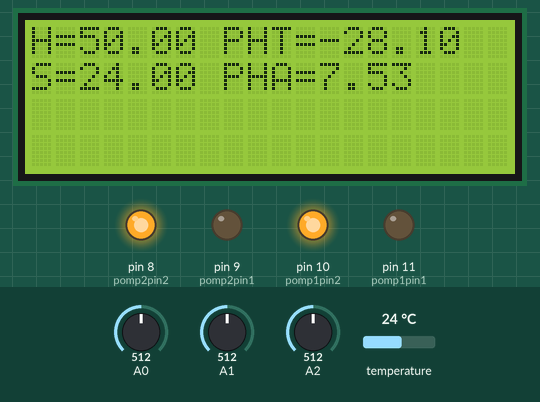
A sketch run on a simulated Arduino Mega 2560, built with avr-gcc and run on an emulated ATmega2560. Parts: 20×4 character LCD, output pins drawn as LEDs (lit = HIGH). Inputs (shaded band) come from the test bench; at power-on: temperature 24 °C, A0 = 512, A1 = 512, A2 = 512. WiFi joins after 1.5 s; servers stay silent unless stated.

Above: at 7.5 s.
7.6 s: temperature set to 12 °C
At 14.2 s:
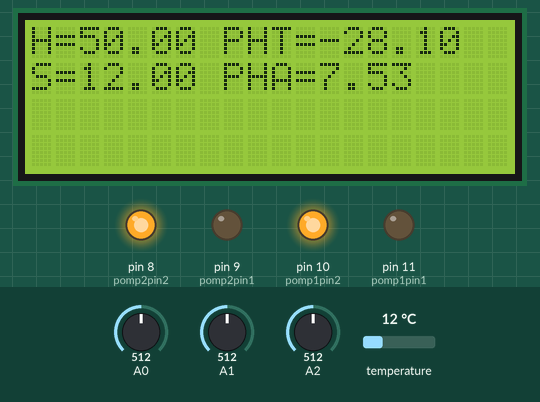
14.5 s: A0 set to 716
26.7 s: A1 set to 716
At 32.5 s:
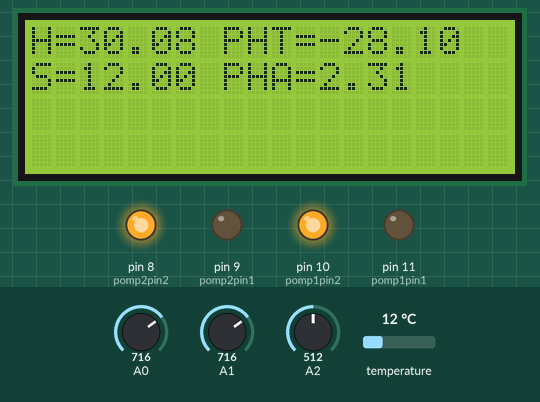
32.9 s: A2 set to 716
At 38.5 s:
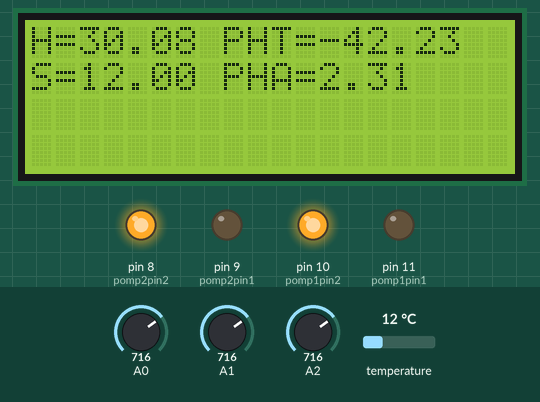
39.0 s: temperature set to 19 °C
45.1 s: A0 set to 992
At 56.6 s:
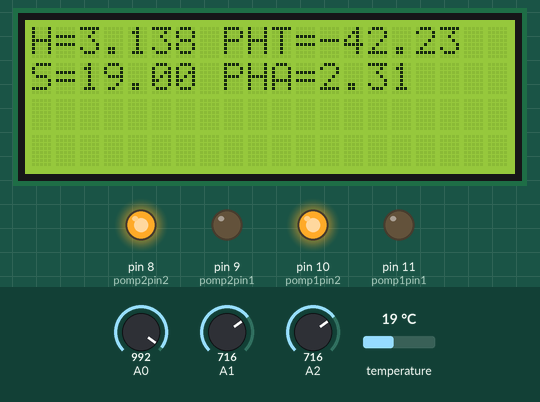
Timing chart, 0 to 58.1 s (numbered marks = the images above; inputs shaded):
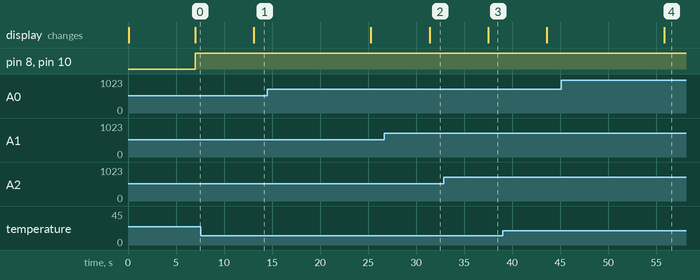

The sketch:

lcd.ino
```cpp
#include <Wire.h>
#include <LiquidCrystal_I2C.h>
#include <OneWire.h>
#include <DallasTemperature.h>
#define BLYNK_PRINT Serial
#include <ESP8266_Lib.h>
#include <BlynkSimpleShieldEsp8266.h>

LiquidCrystal_I2C lcd(0x27,20,4);  // set the LCD address to 0x27 for a 16 chars and 2 line display
float calibration_value = 21.34 - 0.7;
int phval = 0;
unsigned long int avgval;
int buffer_arr[10],temp;

char auth[] = "2jkuXfLvPRj-7YSHp9I3Qw6ZhmN3Xqgt";
char ssid[] = "POJOK SENJA";
char pass[] = "ciumdulu";

float ph_air;
float ph_tan;
float hum;
float suhu;
int sensorValue = 0;
int pomp1pin1 = 11;
int pomp1pin2 = 10;
int pomp2pin1 = 9;
int pomp2pin2 = 8;

#include <SoftwareSerial.h>
SoftwareSerial Serial1(2, 3); // RX, TX

ESP8266 wifi(&Serial1);
OneWire oneWire(7);
DallasTemperature sensors(&oneWire);

void setup()
{
  Serial.begin(9600);
  Serial1.begin(9600);
  delay(10);
  lcd.init();
  lcd.backlight();
  pinMode(A0, INPUT);
  pinMode(A1, INPUT);
  pinMode(A2, INPUT);
  pinMode(pomp1pin1, OUTPUT);
  pinMode(pomp1pin2, OUTPUT);
  pinMode(pomp2pin1, OUTPUT);
  pinMode(pomp2pin2, OUTPUT);
  Blynk.begin(auth, wifi, ssid, pass, "blynk-cloud.com", 8080);
}


void loop()
{
  humidity();
  phtan();
  phair();
  suh();
  lc();
  jalan();
  displayInfo();
  Blynk.run();
}
void displayInfo()
{
    Blynk.virtualWrite(V1, String(suhu));
    Blynk.virtualWrite(V2, String(ph_air));
    Blynk.virtualWrite(V3, String(hum));
    Blynk.virtualWrite(V4, String(ph_tan));

}
void jalan(){
  if ( ( suhu == 0 ) && ( ph_air == 0 )){
    pompa1();
  }
  else if ( ( hum == 20 ) && ( ph_tan == 7 )){
    pompa2();
  }
  else{
  digitalWrite(pomp1pin1, LOW);
  digitalWrite(pomp1pin2, HIGH);
  digitalWrite(pomp2pin1, LOW);
  digitalWrite(pomp2pin2, HIGH);
  delay(1000);
  }
}
void pompa1(){
  digitalWrite(pomp1pin1, HIGH);
  digitalWrite(pomp1pin2, LOW);
  delay(10000);
  digitalWrite(pomp1pin1, LOW);
  digitalWrite(pomp1pin2, HIGH);
}

void pompa2(){
  digitalWrite(pomp2pin1, HIGH);
  digitalWrite(pomp2pin2, LOW);
  delay(10000);
  digitalWrite(pomp2pin1, LOW);
  digitalWrite(pomp2pin2, HIGH);
}
void lc(){
  lcd.setCursor(0,0);
  lcd.print("H=");
  lcd.setCursor(2,0);
  lcd.print(hum);
  lcd.setCursor(8,0);
  lcd.print("PHT=");
  lcd.setCursor(12,0);
  lcd.print( ph_tan);
  lcd.setCursor(0,1);
  lcd.print("S=");
  lcd.setCursor(2,1);
  lcd.print(suhu);
  lcd.setCursor(8,1);
  lcd.print("PHA=");
  lcd.setCursor(12,1);
  lcd.print(ph_air);
}

void humidity(){
  hum = (100 - (analogRead(A0) * 0.09765));
  delay(1000);
}

void phtan(){
  sensorValue = analogRead(A2);
   ph_tan = (-0.0693*sensorValue)+7.3855;
   delay(1000);
}

void suh() {
  sensors.requestTemperatures();
  suhu = sensors.getTempCByIndex(0);
  delay(1000);
}

void phair() {
 for(int i=0;i<10;i++)
    {
      buffer_arr[i]=analogRead(A1);
      delay(30);
    }
 for(int i=0;i<9;i++)
    {
      for(int j=i+1;j<10;j++)
      {
        if(buffer_arr[i]>buffer_arr[j])
          {
            temp=buffer_arr[i];
            buffer_arr[i]=buffer_arr[j];
             buffer_arr[j]=temp;
           }
        }
      }
 avgval=0;
 for(int i=2;i<8;i++)
 avgval+=buffer_arr[i];
 float volt=(float)avgval*4.6/1024/6;
 ph_air = -5.70 * volt + calibration_value;
 delay(1000);
}
```

Measured:
- after the input at 7.6 s, the display: changes after 5.5 s (image 1)
- after the input at 26.7 s, the display: changes after 4.7 s (image 2)
- after the input at 32.9 s, the display: changes after 4.6 s (image 3)
- after the input at 45.1 s, the display: changes after 10.7 s (image 4)
